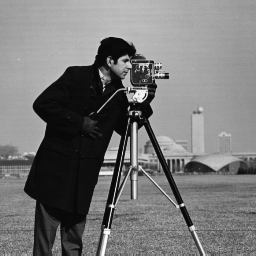
#> input picture Goruntu Isleme/Beginning/resimler/cameraman.tif, 256 x 256 px
$ python ornk22.py
#> lines starting #> are read from the running program, lines starting #| are printed output that depends on the picture; after the words box and inside, x2 and y2 are one past the last pixel; in counts of white or black regions, pixels touching at a corner belong together
#-*-coding: utf-8-*-
#Adaptive Thresholding
import numpy as np
import cv2
from matplotlib import pyplot as plt

img = cv2.imread('resimler/cameraman.tif',0)
#> img is the input picture: shape (256, 256); min 7, max 253, mean 118.7
img=cv2.medianBlur(img,5) #resime median uygular.
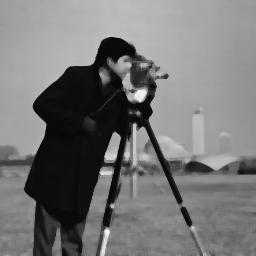
#> img: shape (256, 256); min 8, max 247, mean 118

ret,th1=cv2.threshold(img,127,255,cv2.THRESH_BINARY) #resmi siyah beyaza cevirdik.
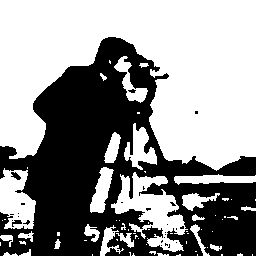
#> th1: shape (256, 256); 58% white; 29 black regions (25 under 20 px), largest, box (x1, y1, x2, y2) and area: (0, 37, 256, 256) 27341, (11, 172, 21, 180) 46, (12, 220, 22, 227) 37, (128, 89, 136, 93) 20
#kenar bulma filtresi
#cv2.ADAPTIVE_THRESH_MEAN_C filtrenin esik degeri resmin ortalamasıdır.
th2 = cv2.adaptiveThreshold(img,255,cv2.ADAPTIVE_THRESH_MEAN_C,\
cv2.THRESH_BINARY,11,4) #ilk deger siyah degeri, ikinci deger beyaz degeri.
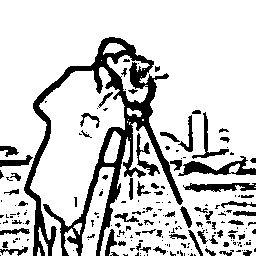
#> th2: shape (256, 256); 81.1% white; 201 black regions (135 under 20 px), largest, box (x1, y1, x2, y2) and area: (24, 37, 183, 256) 6854, (178, 156, 256, 176) 625, (183, 183, 256, 192) 430
#cv2.ADAPTIVE_THRESH_GAUSSIAN_C esik degeri komsuluk degerlerinin agırlıklı toplamıdır.
th3 = cv2.adaptiveThreshold(img,255,cv2.ADAPTIVE_THRESH_GAUSSIAN_C,\
cv2.THRESH_BINARY,11,4) #deger1%deger2!=0 olmalıdır.
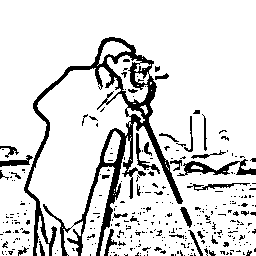
#> th3: shape (256, 256); 85.9% white; 318 black regions (281 under 20 px), largest, box (x1, y1, x2, y2) and area: (24, 37, 183, 256) 5485, (177, 159, 256, 176) 505, (136, 133, 160, 174) 187

titles=['Original Image', 'Global Thresholding (v = 127)','Adaptive Mean Thresholding', 'Adaptive Gaussian Thresholding']

images=[img,th1,th2,th3]

for i in xrange(4):
    plt.subplot(2,2,i+1),plt.imshow(images[i],'gray')
    plt.title(titles[i])
    plt.xticks([]),plt.yticks([])

plt.show()
